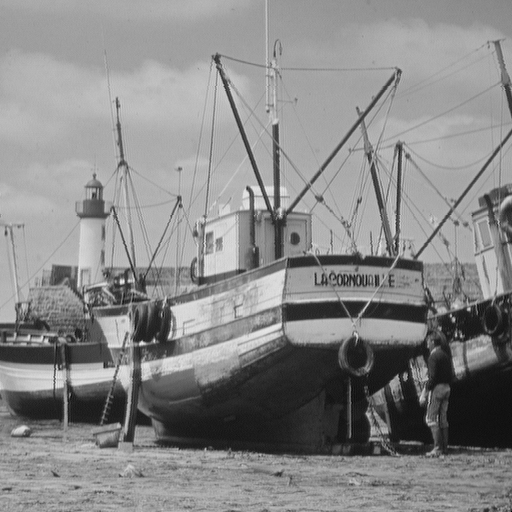
#> input picture notebooks_EN/images/boat.tif, 512 x 512 px
$ jupyter execute 'Lecture 07 - Spatial filtering - High-pass filters.ipynb'
#> lines starting #> are read from the running program, lines starting #| are printed output that depends on the picture
SIN-392 - Introduction to Digital Image Processing (2023-1)

# Lecture 07 - Spatial filtering - High-pass filters

Prof. João Fernando Mari ([*joaofmari.github.io*](https://joaofmari.github.io/))

-----

## Importing the libraries

[cell 1]
import numpy as np

from scipy import ndimage as ndi

from skimage import util, filters

import matplotlib
import matplotlib.pyplot as plt
from mpl_toolkits.axes_grid1 import make_axes_locatable

### %matplotlib notebook

## Creating a simple image

[cell 2]
img_simple = np.array([[ 0, 0, 0, 0, 6, 1, 7, 0],
                       [ 0, 7, 7, 7, 0, 6, 1, 7],
                       [ 0, 7, 0, 0, 7, 0, 6, 1],
                       [ 0, 7, 0, 0, 1, 7, 0, 6],
                       [ 0, 7, 7, 0, 0, 0, 0, 0],
                       [ 0, 7, 7, 0, 7, 7, 7, 7],
                       [ 0, 7, 7, 0, 0, 0, 0, 0],
                       [ 0, 0, 0, 0, 7, 7, 7, 7]])

# Imprime a imagem na tela
print(img_simple)

### Plotting the image

[cell 3]
plt.figure()
plt.imshow(img_simple, cmap='gray', vmin=0, vmax=7)
plt.colorbar()
plt.show()

## Laplacian Filter

[cell 4]
w_lap_4 = np.array([[0,  1, 0],
                    [1, -4, 1],
                    [0,  1, 0]])

print(w_lap_4)
print(w_lap_4.sum())

[cell 5]
img_lap_4 = ndi.convolve(img_simple, w_lap_4, mode='constant', cval=0)

print(img_lap_4)

[cell 6]
plt.figure()
plt.imshow(img_lap_4, cmap='gray')
plt.colorbar()
plt.show()

### Variations of the Laplacian

[cell 7]
# Kernel with central coefficient = -4
w_lap_4 = np.array([[0,  1, 0],
                    [1, -4, 1],
                    [0,  1, 0]], dtype=float)

# Kernel with central coefficient = 4
w_lap_4_ =  w_lap_4 * (-1)

# Kernel with central coefficient = 8
w_lap_8 = np.array([[1,  1, 1],
                    [1, -8, 1],
                    [1,  1, 1]], dtype=float)

# Kernel with central coefficient = 8
w_lap_8_ = w_lap_8 * (-1)

# List with all masks
w_lap_list = [w_lap_4, w_lap_4_, w_lap_8, w_lap_8_]

### Loading a real image

[cell 8]
img_gray = plt.imread('./images/boat.tif')
#> img_gray is the input picture: shape (512, 512); min 0, max 239, mean 136.1

# Information about the images
print(img_gray.shape, img_gray.dtype, img_gray.min(), img_gray.max())
#| (512, 512) uint8 0 239

[cell 9]
img_gray = filters.gaussian(img_gray, sigma=2)

[cell 10]
plt.figure()
plt.imshow(img_gray, cmap='gray')
plt.colorbar()
plt.show()

[cell 11]
img_lap_list = []
for mask in w_lap_list:
    img_temp = ndi.convolve(img_gray, mask)

    img_lap_list.append(img_temp)
#> this loop made 4 passes
#> pass 2, `img_temp = ndi.convolve(img_gray, mask)`:
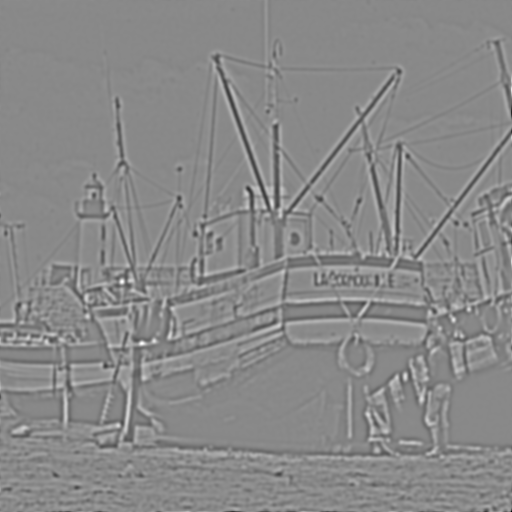
#> img_temp: shape (512, 512) float64; min -0.105, max 0.0898, mean 2.54e-20; drawn with min black and max white
#> after the loop, img_lap_list = 4 items

#### Cropping a region of interest in the images

[cell 12]
img_lap_rdi_list = []

for img_lap in img_lap_list:
    img_lap_rdi = img_lap[190:250, 190:250]

    img_lap_rdi_list.append(img_lap_rdi)
#> after the loop, img_lap_rdi_list = 4 items

#### Plotting the images and regions of interest

[cell 13]
fig, ax  = plt.subplots(4, 2, figsize=(9, 12))
for i, (img_lap, img_lap_rdi) in enumerate(zip(img_lap_list, img_lap_rdi_list)):

    img_ = ax[i,0].imshow(img_lap, cmap='gray')
    # Color bar
    divider = make_axes_locatable(ax[i, 0])
    cax = divider.append_axes("right", size="5%", pad=0.05)
    fig.colorbar(img_, cax=cax)

    ax[i,1].imshow(img_lap_rdi, cmap='gray', interpolation='nearest')

plt.show()

## Gradient

### Roberts cross operators

[cell 14]
# Roberts cross operators
rob_d1 = np.array([[-1., 0.],
                   [ 0., 1.]], dtype=float)

rob_d2 = np.array([[0., -1.],
                   [1.,  0.]], dtype=float)

print(rob_d1)
print()
print(rob_d2)
print()
print(rob_d1.sum(), rob_d2.sum())

[cell 15]
img_rob_d1  = ndi.convolve(img_gray, rob_d1)
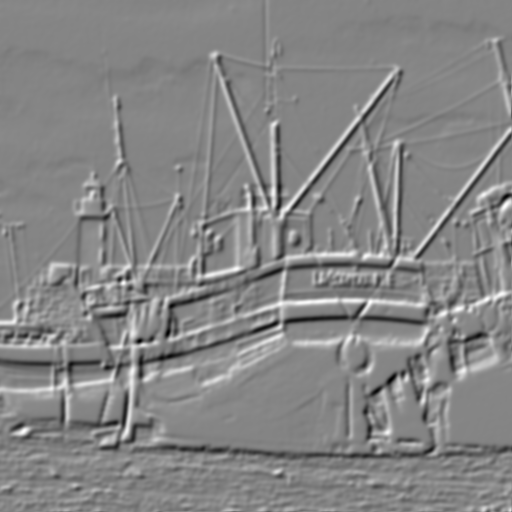
#> img_rob_d1: shape (512, 512) float64; min -0.133, max 0.122, mean 0.000546; drawn with min black and max white
img_rob_d2  = ndi.convolve(img_gray, rob_d2)
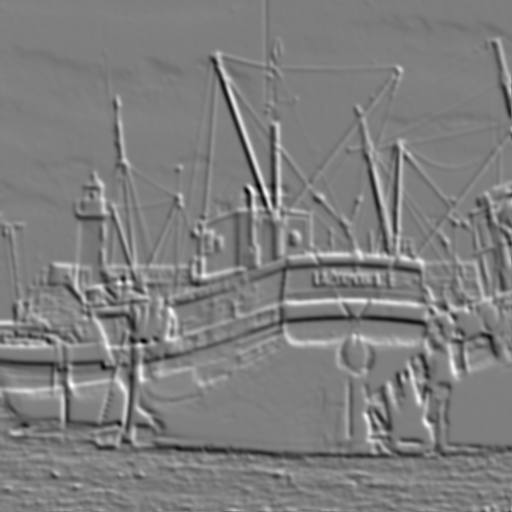
#> img_rob_d2: shape (512, 512) float64; min -0.134, max 0.136, mean -0.000361; drawn with min black and max white

# Magnitude of the gradient (hypotenuse)
img_rob = np.sqrt(img_rob_d1**2 + img_rob_d2**2)

# Magnitude of the gradient (approximate)
img_rob_a = np.abs(img_rob_d1) + np.abs(img_rob_d2)

#### Cropping a region of interest in images

[cell 16]
img_rob_list = [img_gray, img_rob_d1, img_rob_d2, img_rob]

img_rob_rdi_list = []

for img_rob in img_rob_list:
    img_rob_rdi = img_rob[190:250, 190:250]

    img_rob_rdi_list.append(img_rob_rdi)
#> after the loop, img_rob_rdi_list = 4 items

#### Plotting the images and regions of interest

[cell 17]
fig, ax  = plt.subplots(4, 2, figsize=(9, 12))
for i, (img_rob, img_rob_rdi) in enumerate(zip(img_rob_list, img_rob_rdi_list)):

    img_ = ax[i,0].imshow(img_rob, cmap='gray')
    # Color bar
    divider = make_axes_locatable(ax[i, 0])
    cax = divider.append_axes("right", size="5%", pad=0.05)
    fig.colorbar(img_, cax=cax)

    ax[i,1].imshow(img_rob_rdi, cmap='gray', interpolation='nearest')

plt.show()

## Prewitt Operators

[cell 18]
# Prewitt Operators
w_pre_h = np.array([[-1, -1, -1],
                    [ 0,  0,  0],
                    [ 1,  1,  1]], dtype=float)

w_pre_v = np.array([[-1,  0,  1],
                    [-1,  0,  1],
                    [-1,  0,  1]], dtype=float)

print(w_pre_h)
print()
print(w_pre_v)
print()
print(w_pre_h.sum(), w_pre_v.sum())

[cell 19]
img_pre_h  = ndi.convolve(img_gray, w_pre_h)
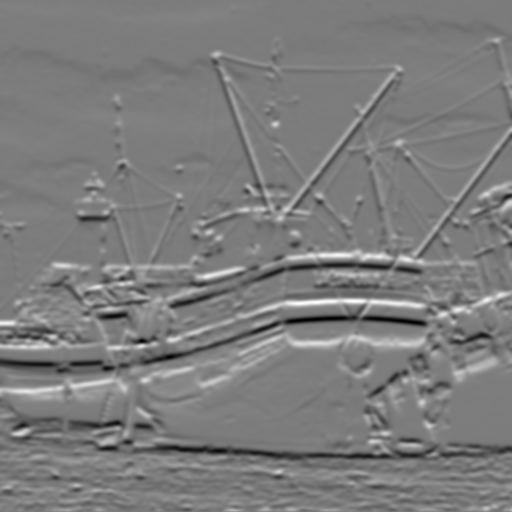
#> img_pre_h: shape (512, 512) float64; min -0.605, max 0.632, mean 0.000552; drawn with min black and max white
img_pre_v  = ndi.convolve(img_gray, w_pre_v)
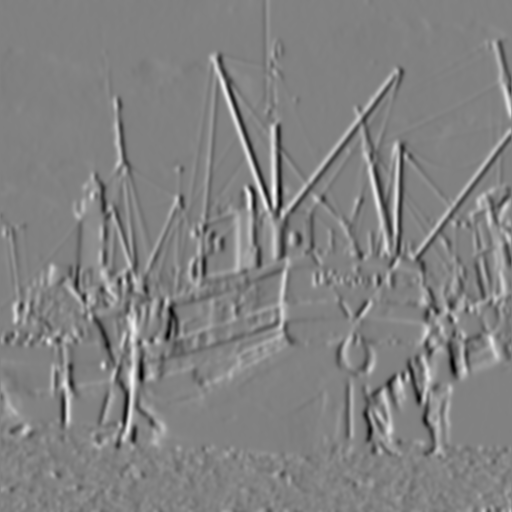
#> img_pre_v: shape (512, 512) float64; min -0.593, max 0.575, mean 0.00272; drawn with min black and max white

# Magnitude of the gradient (hypotenuse)
img_pre = np.sqrt(img_pre_h**2 + img_pre_v**2)
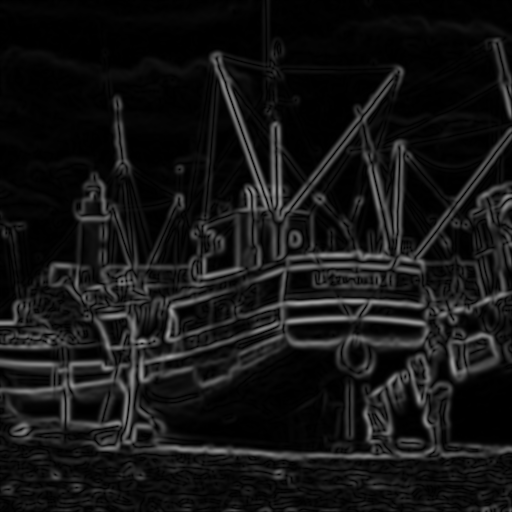
#> img_pre: shape (512, 512) float64; min 2.9e-05, max 0.633, mean 0.0824

# Magnitude of the gradient (approximate)
img_pre_a = np.abs(img_pre_h) + np.abs(img_pre_v)

#### Cropping a region of interest in images

[cell 20]
img_pre_list = [img_gray, img_pre_h, img_pre_v, img_pre]

img_pre_rdi_list = []

for img_pre in img_pre_list:
    img_pre_rdi = img_pre[190:250, 190:250]

    img_pre_rdi_list.append(img_pre_rdi)
#> after the loop, img_pre_rdi_list = 4 items

#### Plotting the images and regions of interest

[cell 21]
fig, ax  = plt.subplots(4, 2, figsize=(9, 12))
for i, (img_pre, img_pre_rdi) in enumerate(zip(img_pre_list, img_pre_rdi_list)):

    img_ = ax[i,0].imshow(img_pre, cmap='gray')
    # Color bar
    divider = make_axes_locatable(ax[i, 0])
    cax = divider.append_axes("right", size="5%", pad=0.05)
    fig.colorbar(img_, cax=cax)

    ax[i,1].imshow(img_pre_rdi, cmap='gray', interpolation='nearest')

plt.show()

## Sobel Operators

[cell 22]
# Sobel Operators
w_sob_h = np.array([[-1, -2, -1],
                    [ 0,  0,  0],
                    [ 1,  2,  1]], dtype=float)

w_sob_v = np.array([[-1,  0,  1],
                    [-2,  0,  2],
                    [-1,  0,  1]], dtype=float)

print(w_sob_h)
print()
print(w_sob_v)
print()
print(w_sob_h.sum(), w_sob_v.sum())

[cell 23]
img_sob_h  = ndi.convolve(img_gray, w_sob_h)
img_sob_v  = ndi.convolve(img_gray, w_sob_v)

# Magnitude of the gradient (hypotenuse)
img_sob = np.sqrt(img_sob_h**2 + img_sob_v**2)

# Magnitude of the gradient (approximate)
img_sob_a = np.abs(img_sob_h) + np.abs(img_sob_v)
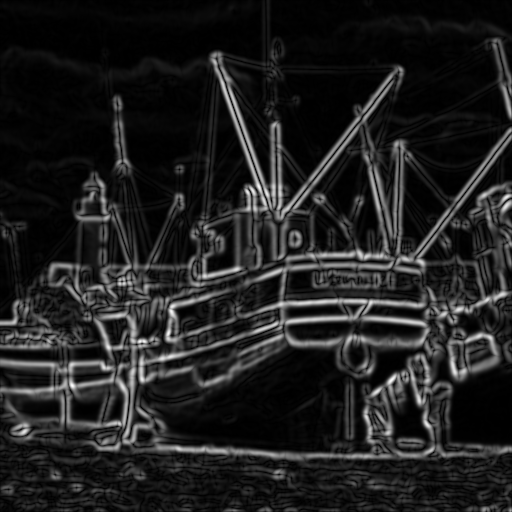
#> img_sob_a: shape (512, 512) float64; min 2.91e-05, max 1.06, mean 0.134; drawn with min black and max white

#### Recortando uma região de interesse nas imagens

[cell 24]
img_sob_list = [img_gray, img_sob_h, img_sob_v, img_sob]

img_sob_rdi_list = []

for img_sob in img_sob_list:
    img_sob_rdi = img_sob[190:250, 190:250]

    img_sob_rdi_list.append(img_sob_rdi)
#> after the loop, img_sob_rdi_list = 4 items

#### Plotting the images and regions of interest

[cell 25]
fig, ax  = plt.subplots(4, 2, figsize=(9, 12))
for i, (img_sob, img_sob_rdi) in enumerate(zip(img_sob_list, img_sob_rdi_list)):

    img_ = ax[i,0].imshow(img_sob, cmap='gray')
    # Color bar
    divider = make_axes_locatable(ax[i, 0])
    cax = divider.append_axes("right", size="5%", pad=0.05)
    fig.colorbar(img_, cax=cax)

    ax[i,1].imshow(img_sob_rdi, cmap='gray', interpolation='nearest')

plt.show()

## Roberts Vs. Prewitt Vs. Sobel

[cell 26]
fig, ((ax1, ax2), (ax3, ax4), (ax5, ax6)) = plt.subplots(3, 2, figsize=(9, 12))

img_ = ax1.imshow(img_rob, cmap='gray', interpolation='nearest')
img_ = ax2.imshow(img_rob_rdi_list[3], cmap='gray', interpolation='nearest')
img_ = ax3.imshow(img_pre, cmap='gray', interpolation='nearest')
img_ = ax4.imshow(img_pre_rdi_list[3], cmap='gray', interpolation='nearest')
img_ = ax5.imshow(img_sob, cmap='gray', interpolation='nearest')
img_ = ax6.imshow(img_sob_rdi_list[3], cmap='gray', interpolation='nearest')

plt.show()

## Noise: Laplacian Vs. Gradient

[cell 27]
img_test = np.zeros([128, 512], dtype=float)
img_test[:,170:170*2] = 1
img_test[:,256] =  0
img_test[:,256+170] =  1
img_test[:,256-170] =  1

[cell 28]
plt.figure()
plt.imshow(img_test, cmap='gray')
#### plt.colorbar()
plt.show()
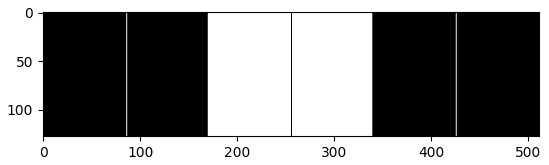
#> figure drawn by matplotlib, 1 panel

[cell 29]
img_noise_1 = util.random_noise(img_test, mode='gaussian', var=0.01)
img_noise_3 = util.random_noise(img_test, mode='gaussian', var=0.03)
img_noise_5 = util.random_noise(img_test, mode='gaussian', var=0.05)

[cell 30]
fig, ((ax1, ax2), (ax3, ax4)) = plt.subplots(2, 2, figsize=(9,5))

img_ = ax1.imshow(img_test, cmap='gray', interpolation='nearest')
img_ = ax2.imshow(img_noise_1, cmap='gray', interpolation='nearest')
img_ = ax3.imshow(img_noise_3, cmap='gray', interpolation='nearest')
img_ = ax4.imshow(img_noise_5, cmap='gray', interpolation='nearest')

plt.show()
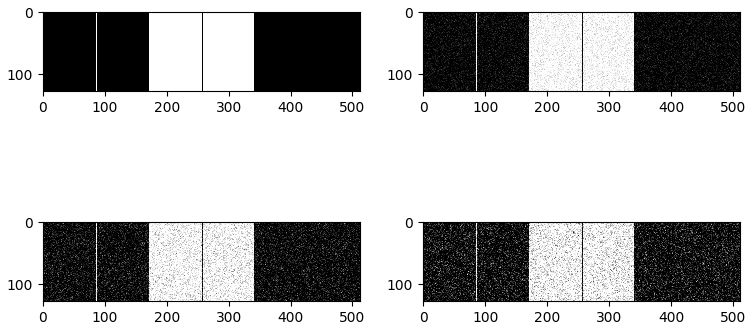
#> figure drawn by matplotlib, 4 panels

[cell 31]
img_noise_list = [img_test, img_noise_1, img_noise_3, img_noise_5]

img_noise_lap =[]

img_noise_grad = []

for img_noise in img_noise_list:
    img_lap_temp = ndi.convolve(img_noise, w_lap_4)

    img_noise_lap.append(img_lap_temp)

    img_grad_h = ndi.convolve(img_noise, w_sob_h)
    img_grad_v = ndi.convolve(img_noise, w_sob_v)

    img_grad = np.sqrt(img_grad_h**2 + img_grad_v**2)

    img_noise_grad.append(img_grad)

[cell 32]
fig, ax  = plt.subplots(4, 2, figsize=(9, 5))
for i, (img_lap, img_grad) in enumerate(zip(img_noise_lap, img_noise_grad)):

    img_ = ax[i,0].imshow(img_lap, cmap='gray')
    # Color bar
    divider = make_axes_locatable(ax[i, 0])
    cax = divider.append_axes("right", size="5%", pad=0.05)
    fig.colorbar(img_, cax=cax)

    ax[i,1].imshow(img_grad, cmap='gray')

fig.tight_layout()
plt.show()
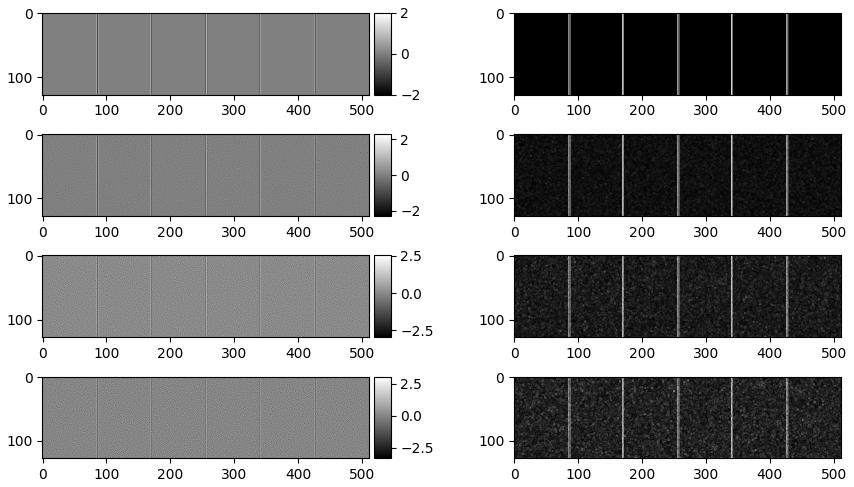
#> figure drawn by matplotlib, 12 panels
